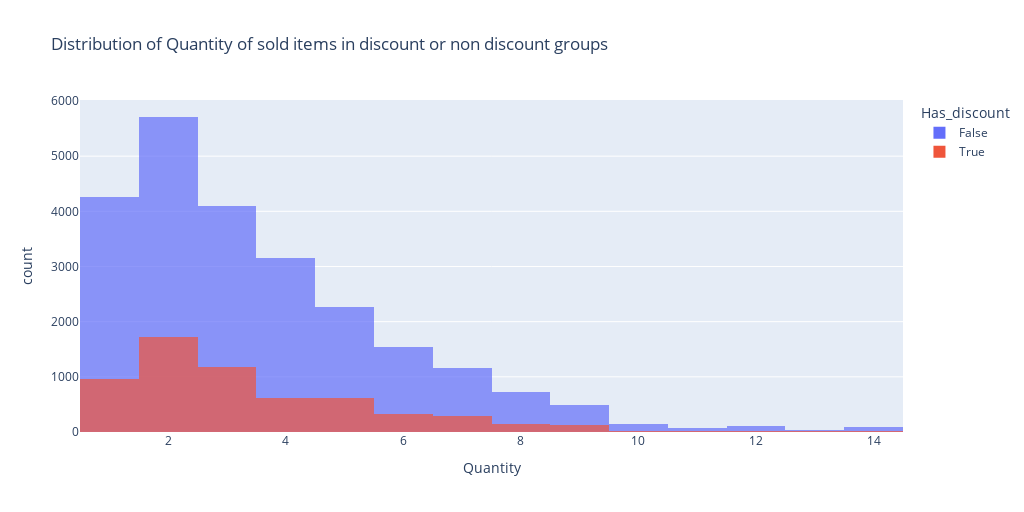

The code cell stored with this chart in its notebook:
### Markdown cell above
<p dir=rtl style="direction: rtl;text-align: justify;line-height:200%;font-family:vazir;font-size:medium">
<font face="vazir" size=3>
ابتدا نمودار توضیع داده ها را رسم میکنیم
<br>
</font>
</p>

### Code cell
# plotting
fig = px.histogram(df, x='Quantity',
                    color='Has_discount',
                    hover_data=df.columns,
                    width=1024,
                    height=512,
                    opacity=0.7,
                    barmode='overlay',
                    title='Distribution of Quantity of sold items in discount or non discount groups'
                    )
fig.show()

### Figure 1 — Plotly figure (JSON) as saved in the notebook; plotly's stock layout.template omitted (floating-point values rounded to 4 significant figures; data arrays with more than 128 entries replaced by an {"elided": "..."} marker saying what was removed)
{"data": [{"bingroup": "x", "hovertemplate": "Has_discount=False<br>Quantity=%{x}<br>count=%{y}<extra></extra>", "legendgroup": "False", "marker": {"color": "#636efa", "opacity": 0.7, "pattern": {"shape": ""}}, "name": "False", "orientation": "v", "showlegend": true, "type": "histogram", "x": {"elided": "23911 int values"}, "xaxis": "x", "yaxis": "y"}, {"bingroup": "x", "hovertemplate": "Has_discount=True<br>Quantity=%{x}<br>count=%{y}<extra></extra>", "legendgroup": "True", "marker": {"color": "#EF553B", "opacity": 0.7, "pattern": {"shape": ""}}, "name": "True", "orientation": "v", "showlegend": true, "type": "histogram", "x": {"elided": "6089 int values"}, "xaxis": "x", "yaxis": "y"}], "layout": {"barmode": "overlay", "height": 512, "legend": {"title": {"text": "Has_discount"}, "tracegroupgap": 0}, "title": {"text": "Distribution of Quantity of sold items in discount or non discount groups"}, "width": 1024, "xaxis": {"anchor": "y", "domain": [0, 1], "title": {"text": "Quantity"}}, "yaxis": {"anchor": "x", "domain": [0, 1], "title": {"text": "count"}}}}
